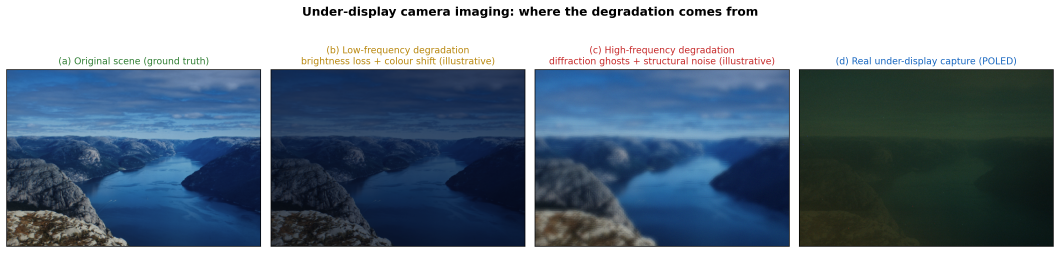
#> input picture report/figures/fig1_udc_degradation.png, 3179 x 759 px, given in place of 3.png, which was not available (shown at 1/3 size)
$ python make_requested_figures.py
#> lines starting #> are read from the running program, lines starting #| are printed output that depends on the picture
"""Generate the four requested figures:

    fig1_udc_degradation.png   UDC degradation illustration (real + labelled simulation)
    fig2_amfm_architecture.png AMFM module architecture
    fig3_psnr_comparison.png   PSNR comparison vs reported SOTA (POLED + TOLED)
    fig4_metrics.png           Full metric comparison (PSNR / SSIM / LPIPS / DISTS)
"""
from __future__ import annotations

import json
import os
import sys
from pathlib import Path

os.environ.setdefault("KMP_DUPLICATE_LIB_OK", "TRUE")
os.environ.setdefault("MPLBACKEND", "Agg")

import cv2
import matplotlib
import matplotlib.pyplot as plt
import numpy as np
from matplotlib.patches import FancyArrowPatch, FancyBboxPatch

matplotlib.rcParams.update({"figure.dpi": 140, "savefig.dpi": 200, "font.size": 10,
                            "axes.grid": True, "grid.alpha": 0.25, "figure.facecolor": "white"})

ROOT = Path("D:/UDC_AMFM_Project")
FIG = ROOT / "outputs" / "figures"
REPFIG = ROOT / "report" / "figures"
EVAL = ROOT / "outputs" / "eval"

C_DGF, C_AMFM, C_PAPER = "#4C72B0", "#DD8452", "#7A5195"
PAPER_POLED = {"PSNR": 33.99, "SSIM": 0.9629, "LPIPS": 0.1678, "DISTS": 0.1399}
PAPER_TOLED = {"PSNR": 38.62, "SSIM": 0.9805, "LPIPS": 0.0893, "DISTS": 0.0858}
SOTA_POLED = [("MSUNET", 29.17), ("DAGF", 32.29), ("PDCRN", 32.99), ("ResUNet", 31.39),
              ("UDC-UNet", 33.12), ("BNUDC", 33.39), ("SGSFormer", 33.28), ("FSI", 33.85),
              ("LPUDC", 33.99)]
SOTA_TOLED = [("MSUNET", 37.40), ("DAGF", 36.49), ("IPIUer", 38.18), ("BAIDU", 38.23),
              ("UDC-UNet", 38.10), ("BNUDC", 38.22), ("SGSFormer", 38.42), ("FSI", 38.60),
              ("LPUDC", 38.62)]


def summary(name):
    p = EVAL / name / "test_summary.json"
    return json.loads(p.read_text(encoding="utf-8")) if p.exists() else None


def save(fig, name):
    FIG.mkdir(parents=True, exist_ok=True)
    REPFIG.mkdir(parents=True, exist_ok=True)
    fig.savefig(FIG / name, bbox_inches="tight")
    fig.savefig(REPFIG / name, bbox_inches="tight")
    plt.close(fig)
    print(f"  saved {name}")


# --------------------------------------------------------------------------- #
# Figure 1 — UDC degradation
# --------------------------------------------------------------------------- #
def simulated_lowfreq(img):
    """Brightness attenuation + colour shift (transparent layers)."""
    x = img.astype(np.float64) / 255.0
    x = x * 0.42
    x[..., 0] *= 0.90
    x[..., 2] *= 1.18
    x += np.array([0.010, 0.014, 0.026])
    return np.clip(x * 255, 0, 255).astype(np.uint8)


def diffraction_psf(size=31, spacing=6, lobes=6):
    """Simple multi-lobe PSF that mimics OLED wiring diffraction."""
    k = np.zeros((size, size))
    c = size // 2
    k[c, c] = 1.0
    for r in range(1, lobes + 1):
        d = spacing * r
        amp = 0.30 / r
        for dy, dx in ((0, d), (0, -d), (d, 0), (-d, 0), (d, d), (-d, -d), (d, -d), (-d, d)):
            y, x = c + dy, c + dx
            if 0 <= y < size and 0 <= x < size:
                k[y, x] = amp
    k /= k.sum()
    return k


def simulated_highfreq(img, psf):
    x = img.astype(np.float64) / 255.0
    out = np.stack([cv2.filter2D(x[..., c], -1, psf, borderType=cv2.BORDER_REPLICATE) for c in range(3)], -1)
    # boost contrast slightly + add fine structural noise
    out = np.clip(out, 0, 1)
    rng = np.random.default_rng(0)
    out += rng.normal(0, 0.012, out.shape)
    return np.clip(out * 255, 0, 255).astype(np.uint8)


def fig1_udc_degradation():
    gt_path = ROOT / "data" / "Train" / "Poled" / "HQ" / "3.png"
    lq_path = ROOT / "data" / "Train" / "Poled" / "LQ" / "3.png"
    gt = cv2.cvtColor(cv2.imread(str(gt_path)), cv2.COLOR_BGR2RGB)
    lq = cv2.cvtColor(cv2.imread(str(lq_path)), cv2.COLOR_BGR2RGB)
    sl = (slice(120, 760), slice(560, 1480))
    gt, lq = gt[sl], lq[sl]

    low = simulated_lowfreq(gt)
    high = simulated_highfreq(gt, diffraction_psf())

    fig, axes = plt.subplots(1, 4, figsize=(16, 4.4))
    panels = [(gt, "(a) Original scene (ground truth)", "#2E7D32"),
              (low, "(b) Low-frequency degradation\nbrightness loss + colour shift (illustrative)", "#B8860B"),
              (high, "(c) High-frequency degradation\ndiffraction ghosts + structural noise (illustrative)", "#C62828"),
              (lq, "(d) Real under-display capture (POLED)", "#1565C0")]
    for ax, (im, title, col) in zip(axes, panels):
        ax.imshow(im)
        ax.set_title(title, fontsize=10, color=col)
        ax.set_xticks([]); ax.set_yticks([]); ax.grid(False)
    fig.suptitle("Under-display camera imaging: where the degradation comes from", fontsize=13, fontweight="bold")
    fig.tight_layout()
    save(fig, "fig1_udc_degradation.png")


# --------------------------------------------------------------------------- #
# Figure 2 — AMFM architecture
# --------------------------------------------------------------------------- #
def _box(ax, x, y, w, h, text, fc="#E8EEF7", ec="#4C72B0", fs=9.5):
    ax.add_patch(FancyBboxPatch((x, y), w, h, boxstyle="round,pad=0.012,rounding_size=0.03",
                                fc=fc, ec=ec, lw=1.6))
    ax.text(x + w / 2, y + h / 2, text, ha="center", va="center", fontsize=fs)


def _arrow(ax, p, q, color="#333333", ls="-"):
    ax.add_patch(FancyArrowPatch(p, q, arrowstyle="-|>", mutation_scale=13, lw=1.4, color=color, linestyle=ls))


def fig2_amfm_architecture():
    fig, ax = plt.subplots(figsize=(14, 6.2))
    ax.set_xlim(0, 1); ax.set_ylim(0, 1); ax.axis("off"); ax.grid(False)

    _box(ax, 0.015, 0.60, 0.115, 0.16, "High-freq\nfeatures $F_H$", "#FBE3E3", "#C44E52")
    _box(ax, 0.015, 0.22, 0.115, 0.16, "Low-freq\n(guidance) $G$", "#E3F2E3", "#2E7D32")

    _box(ax, 0.175, 0.40, 0.095, 0.16, "Concat\n+ 3x3 conv", "#E8EEF7")
    _arrow(ax, (0.130, 0.68), (0.175, 0.55))
    _arrow(ax, (0.130, 0.30), (0.175, 0.45))

    _box(ax, 0.305, 0.42, 0.115, 0.16, "Channel\nattention\n(SE)", "#FFE8CC", "#DD8452")
    _arrow(ax, (0.270, 0.48), (0.305, 0.48))

    _box(ax, 0.455, 0.42, 0.115, 0.16, "Spatial\nattention\n(CBAM 7x7)", "#FFE8CC", "#DD8452")
    _arrow(ax, (0.420, 0.48), (0.455, 0.48))

    _box(ax, 0.610, 0.42, 0.115, 0.16, "1x1 conv\n-> (a, b)", "#F0E6F7", "#7A5195")
    _arrow(ax, (0.570, 0.48), (0.610, 0.48))

    _box(ax, 0.765, 0.42, 0.115, 0.16, "Guided fusion\n$a \\odot G + b$", "#F0E6F7", "#7A5195")
    _arrow(ax, (0.725, 0.48), (0.765, 0.48))
    _arrow(ax, (0.072, 0.22), (0.072, 0.12))
    _arrow(ax, (0.072, 0.12), (0.822, 0.12))
    _arrow(ax, (0.822, 0.12), (0.822, 0.42), color=C_PAPER)
    ax.text(0.45, 0.075, "guidance $G$", ha="center", fontsize=9, color=C_PAPER)

    _box(ax, 0.765, 0.70, 0.115, 0.16, "Refine\n(3x3 conv)", "#E8EEF7")
    _arrow(ax, (0.822, 0.58), (0.822, 0.70))
    _box(ax, 0.585, 0.70, 0.135, 0.16, "Zero-init 3x3\nconv", "#E8EEF7")
    _arrow(ax, (0.765, 0.78), (0.720, 0.78))
    _box(ax, 0.905, 0.70, 0.085, 0.16, "Output\n$Y$", "#FFF3CD", "#B8860B")
    _arrow(ax, (0.585, 0.78), (0.520, 0.78))
    _arrow(ax, (0.905, 0.78), (0.990, 0.78))

    # residual from F_H
    _arrow(ax, (0.072, 0.76), (0.072, 0.92))
    _arrow(ax, (0.072, 0.92), (0.947, 0.92))
    _arrow(ax, (0.947, 0.92), (0.947, 0.86), color=C_AMFM)
    ax.text(0.5, 0.945, "residual connection  (zero-init  ->  module == DGF at initialisation)",
            ha="center", fontsize=9, color=C_AMFM)

    ax.text(0.5, 0.30,
            "channel attention: which feature channels matter      |      "
            "spatial attention: which pixels matter (diffraction fringes)",
            ha="center", fontsize=9.5, color="#555555")
    ax.text(0.5, 0.20,
            "AMFM = Deep Guided Filtering core + a zero-initialised attention correction branch  "
            "(a strict superset of the base module)",
            ha="center", fontsize=9.5, color="#555555")
    ax.text(0.5, 0.985, "Attention-based Multi-Scale Fusion Module (AMFM)",
            ha="center", fontsize=14, fontweight="bold")
    fig.tight_layout()
    save(fig, "fig2_amfm_architecture.png")


# --------------------------------------------------------------------------- #
# Figure 3 — PSNR comparison vs reported SOTA
# --------------------------------------------------------------------------- #
def fig3_psnr_comparison():
    fig, axes = plt.subplots(1, 2, figsize=(15, 5))
    for ax, sota, ds, ours_ctrl, ours_prop, paper in (
            (axes[0], SOTA_POLED, "POLED", "dgf_cont", "amfm_warm", PAPER_POLED["PSNR"]),
            (axes[1], SOTA_TOLED, "TOLED", "dgf_cont", "amfm_warm", PAPER_TOLED["PSNR"])):
        names = [n for n, _ in sota]
        vals = [v for _, v in sota]
        colors = [C_PAPER if n == "LPUDC" else "#B0B0B0" for n in names]
        sc = summary(ours_ctrl); sp = summary(ours_prop)
        extra_names, extra_vals, extra_cols = [], [], []
        if sc:
            extra_names.append("Ours DGF"); extra_vals.append(sc[ds.lower()]["PSNR"]); extra_cols.append(C_DGF)
        if sp:
            extra_names.append("Ours AMFM"); extra_vals.append(sp[ds.lower()]["PSNR"]); extra_cols.append(C_AMFM)

        x = np.arange(len(names) + len(extra_names))
        ax.bar(x, vals + extra_vals, color=colors + extra_cols)
        ax.set_xticks(x)
        ax.set_xticklabels(names + extra_names, rotation=30, ha="right", fontsize=9)
        ax.axhline(paper, color=C_PAPER, ls="--", lw=1.3)
        ax.text(0.02, paper + 0.15, f"base paper LPUDC {paper:.2f} dB", color=C_PAPER, fontsize=8.5,
                transform=ax.get_yaxis_transform())
        ax.set_ylabel("PSNR (dB)")
        ax.set_title(f"{ds} — test-set PSNR", fontweight="bold")
        ax.set_ylim(0, max(vals + extra_vals) * 1.15)
    fig.suptitle("PSNR vs reported state of the art (grey = literature, purple = base paper's LPUDC,\n"
                 "blue/orange = ours trained on this laptop's budget)",
                 fontsize=12, fontweight="bold")
    fig.tight_layout()
    save(fig, "fig3_psnr_comparison.png")


# --------------------------------------------------------------------------- #
# Figure 4 — full metric comparison
# --------------------------------------------------------------------------- #
def fig4_metrics():
    sp, sc = summary("amfm_warm"), summary("dgf_cont")
    ap, ac = summary("abl_amfm"), summary("abl_dgf")
    metrics = ["PSNR", "SSIM", "LPIPS", "DISTS"]
    fig, axes = plt.subplots(1, 4, figsize=(17, 4.4))
    for ax, m in zip(axes, metrics):
        labels, vals, cols, groups = [], [], [], []
        for ds, off in (("poled", 0.0), ("toled", 3.4)):
            labels.append("paper LPUDC"); vals.append((PAPER_POLED if ds == "poled" else PAPER_TOLED)[m]); cols.append(C_PAPER)
            if sc: labels.append("ours DGF"); vals.append(sc[ds][m]); cols.append(C_DGF)
            if sp: labels.append("ours AMFM"); vals.append(sp[ds][m]); cols.append(C_AMFM)
            if ac: labels.append("AMFM (4k)"); vals.append(ac[ds][m]); cols.append("#F0B27A")
            if ac: labels.append("DGF (4k)"); vals.append(ac[ds][m]); cols.append("#90B4DE")
            groups.append((ds.upper(), off, len(labels) - (5 if (ac and sc and sp) else 3)))
        x = np.arange(len(labels))
        ax.bar(x, vals, color=cols)
        ax.set_xticks(x); ax.set_xticklabels(labels, rotation=35, ha="right", fontsize=7.5)
        ax.set_title(m, fontweight="bold")
        ax.set_ylim(0, max(vals) * 1.18)
        # dataset separators
        for ds, off, n in groups:
            ax.axvspan(off - 0.5, off + n - 0.5, color="#F2F2F2", zorder=0)
        ax.text(1.0, max(vals) * 1.10, "POLED", ha="center", fontsize=9, color="#555555")
        if len(groups) > 1:
            ax.text(4.4, max(vals) * 1.10, "TOLED", ha="center", fontsize=9, color="#555555")
    fig.legend(handles=[plt.Rectangle((0, 0), 1, 1, color=c) for c in (C_PAPER, C_DGF, C_AMFM, "#F0B27A", "#90B4DE")],
               labels=["paper LPUDC (reference)", "ours DGF (warm, control)", "ours AMFM (warm, proposed)",
                       "AMFM (4k from scratch)", "DGF (4k from scratch)"],
               loc="lower center", ncol=5, frameon=False, fontsize=9)
    fig.suptitle("Full metric comparison on the test set (higher is better for PSNR/SSIM, lower for LPIPS/DISTS)",
                 fontweight="bold")
    fig.tight_layout(rect=(0, 0.06, 1, 1))
    save(fig, "fig4_metrics.png")


def main():
    print("Generating requested figures...")
    fig1_udc_degradation()
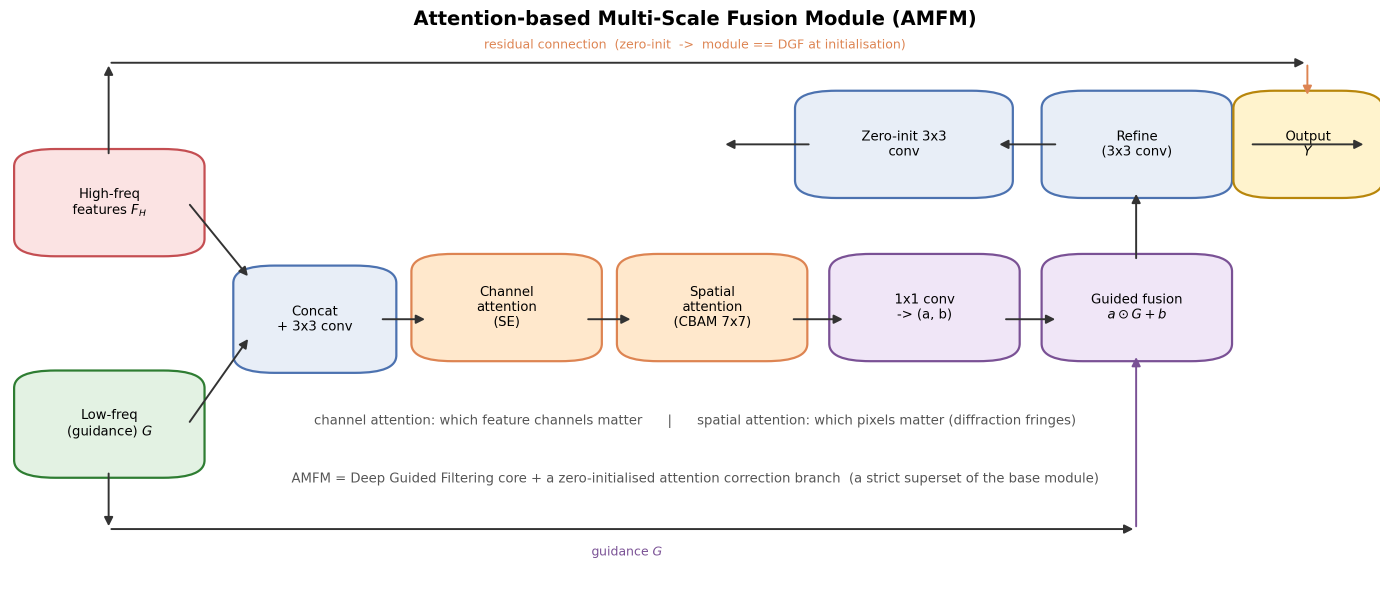
#> input picture report/figures/fig2_amfm_architecture.png, 2779 x 1218 px, given in place of 3.png, which was not available (shown at 1/2 size)
#> in fig1_udc_degradation, `gt, lq = gt[sl], lq[sl]`:
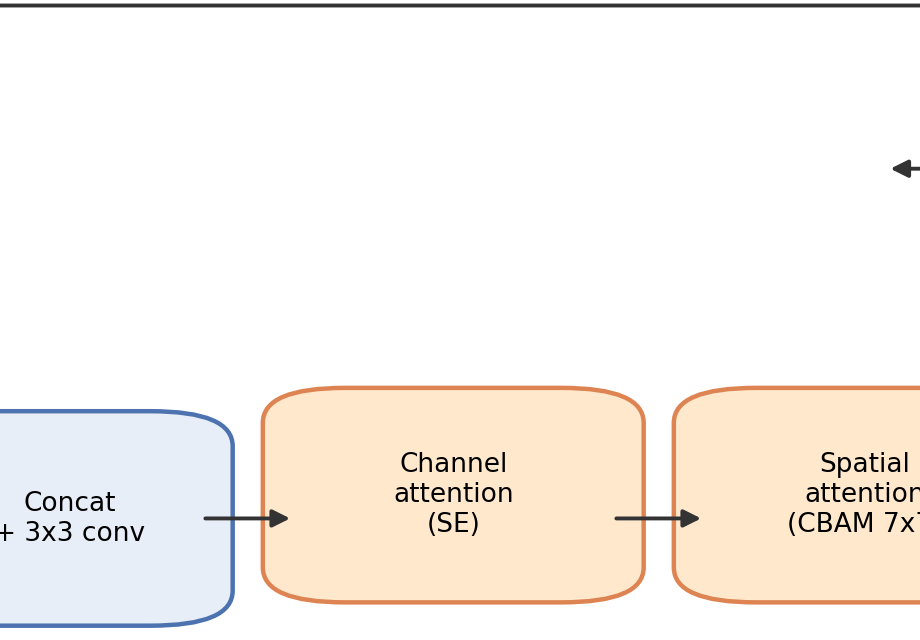
#> lq: shape (640, 920, 3); mean R, G, B 248.2, 242.8, 237.3
#> in simulated_lowfreq, `x += np.array([0.010, 0.014, 0.026])`:
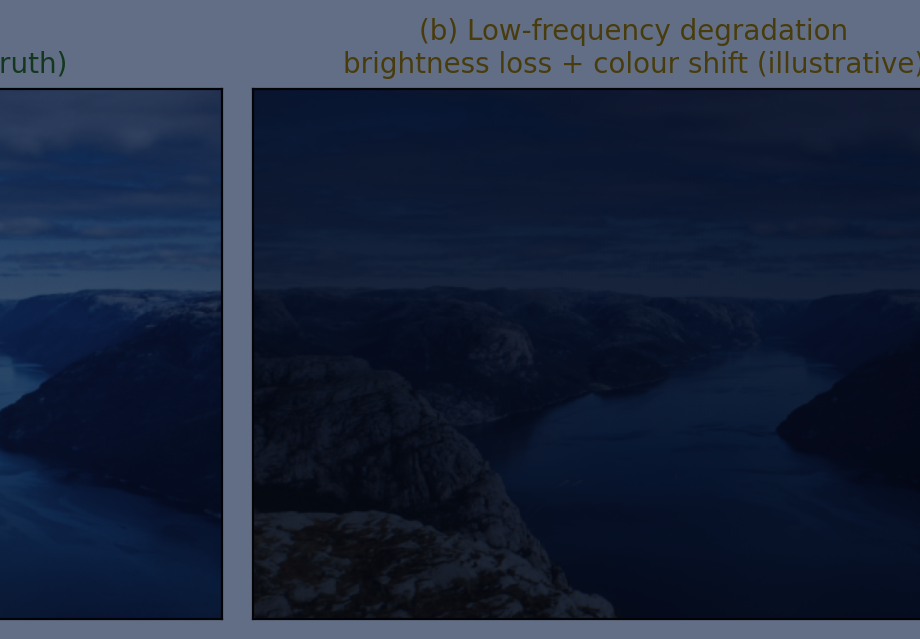
#> x: shape (639, 920, 3) float64; mean R, G, B 0.116, 0.16, 0.247
#> in simulated_highfreq, `out = np.stack([cv2.filter2D(x[..., c], -1, psf, borderType=cv2.BORDER..`:
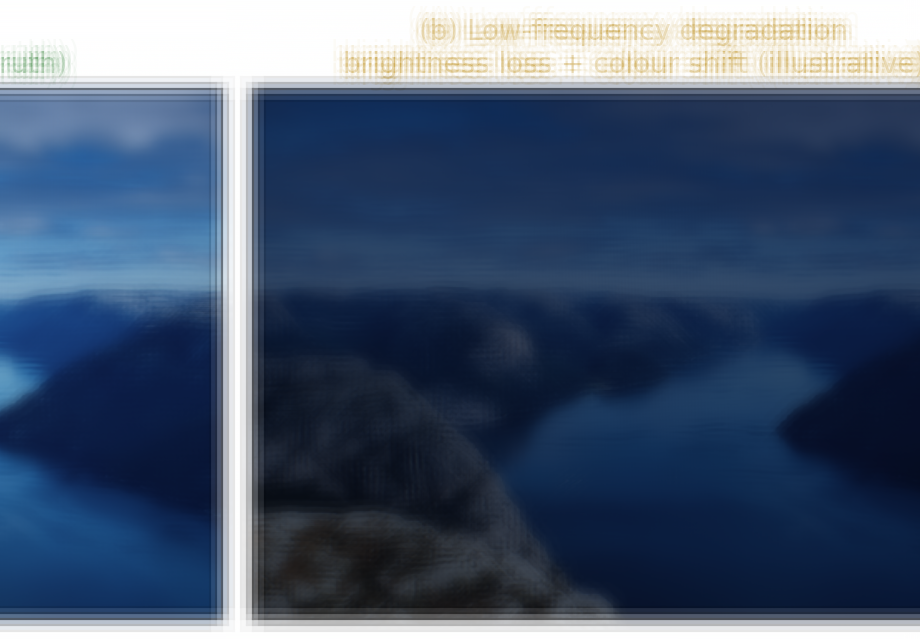
#> out: shape (639, 920, 3) float64; mean R, G, B 0.279, 0.347, 0.445
#> in simulated_highfreq, `return np.clip(out * 255, 0, 255).astype(np.uint8)`:
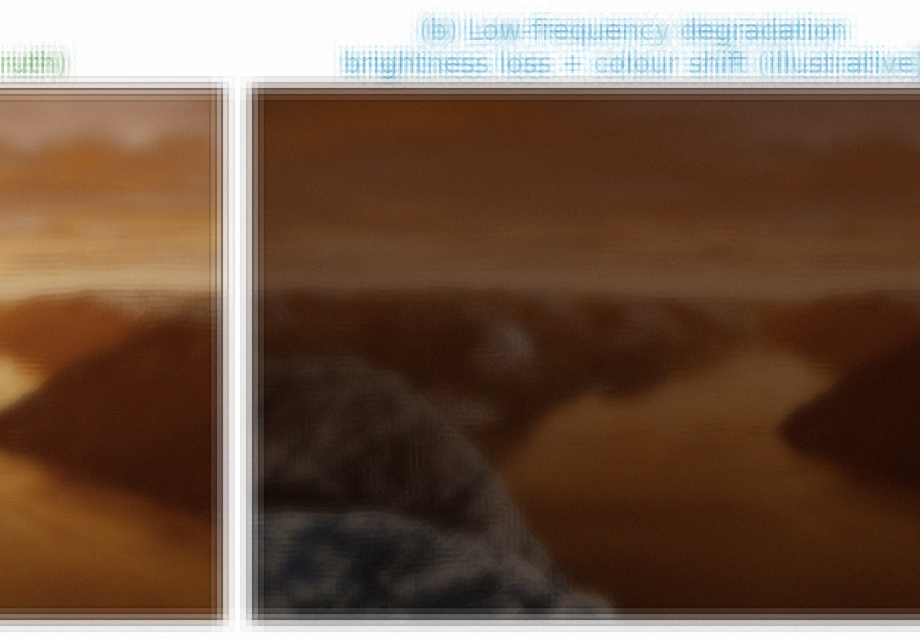
#> returned value: shape (639, 920, 3); mean of channels 0, 1, 2 70.7, 87.8, 113; drawn as B, G, R
#> the loop in fig1_udc_degradation, `for ax, (im, title, col) in zip(axes, panels):` made 4 passes
#> (title, col) on passes 1, 4: ('(a) Original scene (ground truth)', '#2E7D32'), ('(d) Real under-display capture (POLED)', '#1565C0')
#> col on passes 2 to 3: '#B8860B', '#C62828'
    fig2_amfm_architecture()
    fig3_psnr_comparison()
#> call 3 of save, with name = 'fig3_psnr_comparison.png'
#> in save (call 3), `fig.savefig(FIG / name, bbox_inches="tight")`:
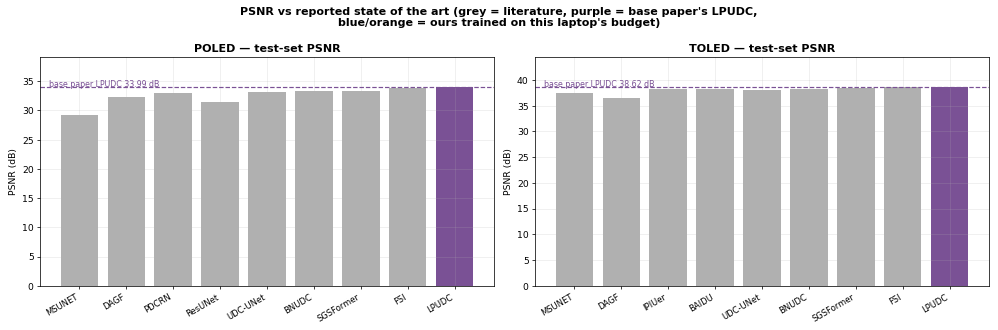
#> figure drawn by matplotlib, 2 panels; panel 1: tallest bar 33.99 high, from x = 7.6 to 8.4; panel 2: tallest bar 38.62 high, from x = 7.6 to 8.4
    fig4_metrics()
#> call 4 of save, with name = 'fig4_metrics.png'
#> in save (call 4), `fig.savefig(FIG / name, bbox_inches="tight")`:
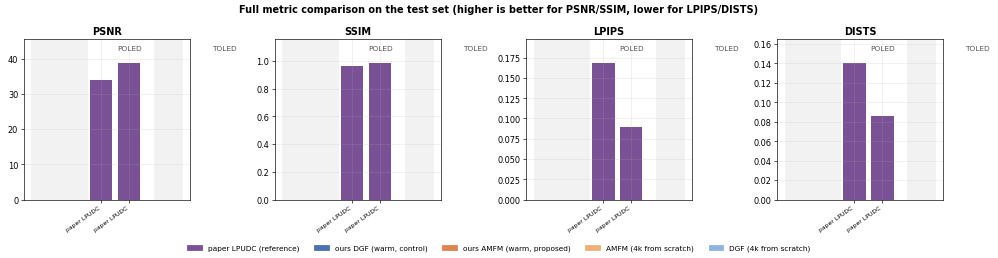
#> figure drawn by matplotlib, 4 panels


if __name__ == "__main__":
    main()
